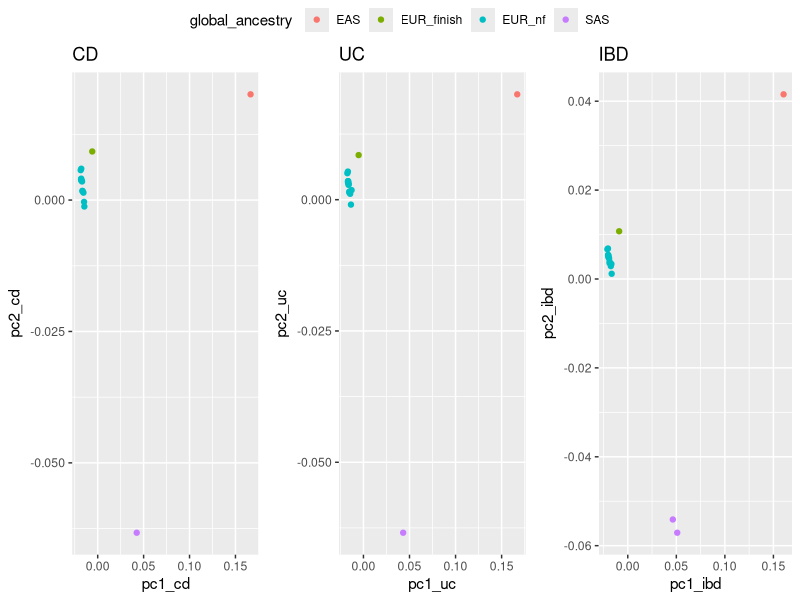

The R script that drew this image:
# Author: Laura Fachal
# Institution: Wellcome Sanger Institute
# ORCID: https://orcid.org/0000-0002-7256-9752
#
# compare results using different PCs for chr22 - CD

# MEM=4000
# bsub -Is -M"$MEM" -R"select[mem>$MEM] rusage[mem=$MEM]" -G your_hpc_group /software/bin/R-4.3.1

library(data.table)
library(ggplot2)
library(ggpubr)

# path_gwas<-"/path/to/ibdgwas/IIBDGC/"

# pc1<-fread(paste(path_gwas,"post_imputation/2022/analysis/metaanalysis/mrmega/output_files/cd/mrmega_eur_eas_sas_tier_2_cd_chr22_pc1.result",sep=""))
# pc2<-fread(paste(path_gwas,"post_imputation/2022/analysis/metaanalysis/mrmega/output_files/cd/mrmega_eur_eas_sas_tier_2_cd_chr22_pc2.result",sep=""))
# pc3<-fread(paste(path_gwas,"post_imputation/2022/analysis/metaanalysis/mrmega/output_files/cd/mrmega_eur_eas_sas_tier_2_cd_chr22_pc3.result",sep=""))
# pc4<-fread(paste(path_gwas,"post_imputation/2022/analysis/metaanalysis/mrmega/output_files/cd/mrmega_eur_eas_sas_tier_2_cd_chr22_pc4.result",sep=""))
# pc5<-fread(paste(path_gwas,"post_imputation/2022/analysis/metaanalysis/mrmega/output_files/cd/mrmega_eur_eas_sas_tier_2_cd_chr22_pc5.result",sep=""))


# for (i in c(1:5)) {
#     print(paste("pc",i,sep=""))

#     tmp<-get(paste("pc",i,sep=""))
#     print(paste("N variants in pc",i,nrow(tmp)))
#     print(paste("N variants with mrmega results in pc",i,nrow(tmp[!is.na(tmp$beta_0),])))
#     print(table(tmp$Ncohort[is.na(tmp$beta_0)]))

#     rm(tmp)

# }

# #[1] "pc1"
# #[1] "N variants in pc 1 597136"
# #[1] "N variants with mrmega results in pc 1 222801"
# #     1      2      3 
# #289809  59257  25269 

# #[1] "pc2"
# #[1] "N variants in pc 2 597136"
# #[1] "N variants with mrmega results in pc 2 208331"
#      1      2      3      4 
# #289809  59257  25269  14470 

# #[1] "pc3"
# #[1] "N variants in pc 3 597136"
# #[1] "N variants with mrmega results in pc 3 198630"
# #     1      2      3      4      5 
# #289809  59257  25269  14470   9701 

# #[1] "pc4"
# #[1] "N variants in pc 4 597136"
# #[1] "N variants with mrmega results in pc 4 191551"
# #     1      2      3      4      5      6 
# #289809  59257  25269  14470   9701   7079 

# #[1] "pc5"
# #[1] "N variants in pc 5 597136"
# #[1] "N variants with mrmega results in pc 5 185111"
# #     1      2      3      4      5      6      7 
# #289809  59257  25269  14470   9701   7079   6440 

# # N variants with an output driven by PC input - only results when studies contributing to snp > pc+2


# # how resutls compare for the variants in all outputs?

# pc5<-pc5[!is.na(pc5$beta_0),]
# colnames(pc5)[2:ncol(pc5)]<-paste(colnames(pc5)[2:ncol(pc5)],"_pc5",sep="")
# pc4<-pc4[which(pc4$MarkerName %in% pc5$MarkerName),]
# colnames(pc4)[2:ncol(pc4)]<-paste(colnames(pc4)[2:ncol(pc4)],"_pc4",sep="")
# pc3<-pc3[which(pc3$MarkerName %in% pc5$MarkerName),]
# colnames(pc3)[2:ncol(pc3)]<-paste(colnames(pc3)[2:ncol(pc3)],"_pc3",sep="")
# pc2<-pc2[which(pc2$MarkerName %in% pc5$MarkerName),]
# colnames(pc2)[2:ncol(pc2)]<-paste(colnames(pc2)[2:ncol(pc2)],"_pc2",sep="")
# pc1<-pc1[which(pc1$MarkerName %in% pc5$MarkerName),]
# colnames(pc1)[2:ncol(pc1)]<-paste(colnames(pc1)[2:ncol(pc1)],"_pc1",sep="")

# pc<-merge(pc1,pc2,by="MarkerName")
# pc<-merge(pc,pc3,by="MarkerName")
# pc<-merge(pc,pc4,by="MarkerName")
# pc<-merge(pc,pc5,by="MarkerName")


# p0<-ggplot(pc, aes(x=-log10(pc$'P-value_association_pc2'), y=-log10(pc$'P-value_association_pc1'))) +
#   geom_point() + geom_abline(intercept = 0, slope = 1,color="blue")

# p1<-ggplot(pc, aes(x=-log10(pc$'P-value_association_pc3'), y=-log10(pc$'P-value_association_pc1'))) +
#   geom_point() + geom_abline(intercept = 0, slope = 1,color="blue")

# p2<-ggplot(pc, aes(x=-log10(pc$'P-value_association_pc4'), y=-log10(pc$'P-value_association_pc1'))) +
#   geom_point() + geom_abline(intercept = 0, slope = 1,color="blue")

# p3<-ggplot(pc, aes(x=-log10(pc$'P-value_association_pc5'), y=-log10(pc$'P-value_association_pc1'))) +
#   geom_point() + geom_abline(intercept = 0, slope = 1,color="blue")

# p<-ggarrange(p0,p1,p2,p3,ncol=4)


# pdf("~/git/IIBDGC_GWAS/mrmega_pvalue_association.pdf",width = 20, height = 5)
#  annotate_figure(p, top = text_grob("P-value association"))
# dev.off()

# p0<-ggplot(pc, aes(x=-log10(pc$'P-value_ancestry_het_pc2'), y=-log10(pc$'P-value_ancestry_het_pc1'))) +
#   geom_point() + geom_abline(intercept = 0, slope = 1,color="blue")

# p1<-ggplot(pc, aes(x=-log10(pc$'P-value_ancestry_het_pc3'), y=-log10(pc$'P-value_ancestry_het_pc1'))) +
#   geom_point() + geom_abline(intercept = 0, slope = 1,color="blue")

# p2<-ggplot(pc, aes(x=-log10(pc$'P-value_ancestry_het_pc4'), y=-log10(pc$'P-value_ancestry_het_pc1'))) +
#   geom_point() + geom_abline(intercept = 0, slope = 1,color="blue")

# p3<-ggplot(pc, aes(x=-log10(pc$'P-value_ancestry_het_pc5'), y=-log10(pc$'P-value_ancestry_het_pc1'))) +
#   geom_point() + geom_abline(intercept = 0, slope = 1,color="blue")

# p<-ggarrange(p0,p1,p2,p3,ncol=4)

# pdf("~/git/IIBDGC_GWAS/mrmega_pvalue_ancestry_het.pdf",width = 15, height = 5)
#  annotate_figure(p, top = text_grob("P-value ancestry Het"))
# dev.off()

# p0<-ggplot(pc, aes(x=-log10(pc$'P-value_residual_het_pc2'), y=-log10(pc$'P-value_residual_het_pc1'))) +
#   geom_point() + geom_abline(intercept = 0, slope = 1,color="blue")

# p1<-ggplot(pc, aes(x=-log10(pc$'P-value_residual_het_pc3'), y=-log10(pc$'P-value_residual_het_pc1'))) +
#   geom_point() + geom_abline(intercept = 0, slope = 1,color="blue")

# p2<-ggplot(pc, aes(x=-log10(pc$'P-value_residual_het_pc4'), y=-log10(pc$'P-value_residual_het_pc1'))) +
#   geom_point() + geom_abline(intercept = 0, slope = 1,color="blue")

# p3<-ggplot(pc, aes(x=-log10(pc$'P-value_residual_het_pc5'), y=-log10(pc$'P-value_residual_het_pc1'))) +
#   geom_point() + geom_abline(intercept = 0, slope = 1,color="blue")

# p<-ggarrange(p0,p1,p2,p3,ncol=4)

# pdf("~/git/IIBDGC_GWAS/mrmega_pvalue_residual_het.pdf",width = 15, height = 5)
#  annotate_figure(p, top = text_grob("P-value residual Het"))
# dev.off()


# ## mds all chr, plus
# vec<-c("0","-0.017557","0.00369821","-0.00216237",
# "1","-0.018128","0.0039589","-0.0011246",
# "2","-0.0178759","0.00596411","0.00487938",
# "3","-0.0185202","0.00568787","0.00804003",
# "4","0.166458","0.0201149","-0.00358016",
# "5","-0.0059465","0.00924409","0.039498",
# "6","-0.0155228","0.00140931","-0.00419584",
# "7","-0.0170316","0.00353529","-0.00227943",
# "8","-0.0166462","0.00174916","-0.00291361",
# "9","-0.0145416","-0.00122709","-0.012414",
# "10","-0.0148536","-0.000347214","-0.00940286",
# "11","-0.017846","0.00372435","-0.000889448",
# "12","0.0424821","-0.0632909","0.0050225",
# "13","-0.01653","0.00170933","-0.0175688",
# "14","-0.0179404","0.00406966","-0.000908843")


# mds<-as.data.frame(matrix(vec,ncol=4,byrow=T))
# colnames(mds)<-c("n","pc1","pc2","pc3")
# mds$studies<-c("affymetrix500_eur","affymetrix6_eur","danish_eur","decode_eur",
# "iibdgc_eas","finngen_eur","gsa_eur","humancoreexome_eur","humanomni1_eur","illumina370_eur","illuminaexome_eur","interval_ibdbioresource_eur","interval_ibdbioresource_sas","quad610_eur","ukbb_eur")

# mds$pc1<-as.numeric(as.character(mds$pc1))
# mds$pc2<-as.numeric(as.character(mds$pc2))
# mds$pc3<-as.numeric(as.character(mds$pc3))

# pdf("~/git/IIBDGC_GWAS/plots/mrmega_mds_pc1_pc2.pdf",width = 8, height = 5)
#  ggplot(mds,aes(x=pc1,y=pc2,color=studies)) + geom_point()
# dev.off()

# pdf("~/git/IIBDGC_GWAS/plots/mrmega_mds_pc1_pc3.pdf",width = 8, height = 5)
#  ggplot(mds,aes(x=pc1,y=pc3,color=studies)) + geom_point()
# dev.off()

# based on results above, two pcs are enough to separate studies by broad continental ancestry, test now per phenotype

# MEM=4000
# bsub -Is -M"$MEM" -R"select[mem>$MEM] rusage[mem=$MEM]" -G your_hpc_group /software/bin/R-4.3.1


library(data.table)
library(ggplot2)
library(ggpubr)

path_gwas<-"/path/to/ibdgwas/IIBDGC/"

# cd<-fread(paste(path_gwas,"post_imputation/2022/analysis/metaanalysis/mrmega/output_files/cd/mrmega_eur_eas_sas_tier_2_cd_allchr_pc2.result",sep=""))
# uc<-fread(paste(path_gwas,"post_imputation/2022/analysis/metaanalysis/mrmega/output_files/cd/mrmega_eur_eas_sas_tier_2_cd_allchr_pc2.result",sep=""))
# ibd<-fread(paste(path_gwas,"post_imputation/2022/analysis/metaanalysis/mrmega/output_files/cd/mrmega_eur_eas_sas_tier_2_cd_allchr_pc2.result",sep=""))


## mds all chr, plus
vec_cd<-c("0","-0.017557","0.00369821",
"1","-0.018128","0.0039589",
"2","-0.0178759","0.00596411",
"3","-0.0185202","0.00568787",
"4","0.166458","0.0201149",
"5","-0.0059465","0.00924409",
"6","-0.0155228","0.00140931",
"7","-0.0170316","0.00353529",
"8","-0.0166462","0.00174916",
"9","-0.0145416","-0.00122709",
"10","-0.0148536","-0.000347214",
"11","-0.017846","0.00372435",
"12","0.0424821","-0.0632909",
"13","-0.01653","0.00170933",
"14","-0.0179404","0.00406966")

vec_ibd<-c("0","-0.0198379","0.00495123",
"1","-0.0200489","0.00539814",
"2","-0.0203912","0.00686363",
"3","-0.0209915","0.00668613",
"4","0.160467"," 0.0415474",
"5","-0.00890562","0.0107364",
"6","-0.0174339","0.00289503",
"7","-0.0192345","0.00465156",
"8","-0.018761","0.00356705",
"9","-0.0195854","0.00480767",
"10","-0.0168369","0.00337431",
"11","-0.016591","0.00117784",
"12","-0.0202293","0.00525734",
"13","0.0464062","-0.0541089",
"14","-0.0186626","0.00389909",
"15","-0.0203002","0.005383",
"16","0.0509369","-0.0570869")

vec_uc<-c("0","-0.0165979","0.00347956",
"1","-0.0165988","0.00352493",
"2","-0.016863","0.00535587",
"3","-0.0174592","0.00504758",
"4","0.16694","0.0200669",
"5","-0.00521471","0.00849603",
"6","-0.0144005","0.00112054",
"7","-0.0159037","0.00299708",
"8","-0.01539"," 0.0013554",
"9","-0.0161813","0.00282403",
"10","-0.0128778","0.00182792",
"11","-0.0135593","-0.000935049",
"12","-0.0167677","0.00322311",
"13","0.0430927","-0.0634233",
"14","-0.0153809","0.00152972",
"15","-0.0168378","0.00350966")

pheno<-c("cd","uc","ibd")

for (ph in pheno) {

  vec<-get(paste("vec_",ph,sep=""))

  if (ph=="cd") {
    mds<-as.data.frame(matrix(vec,ncol=3,byrow=T))
    mds$V2<-as.numeric(as.character(mds$V2))
    mds$V3<-as.numeric(as.character(mds$V3))

    colnames(mds)<-c("n",paste("pc",seq(1:2),"_",ph,sep=""))
    mds$studies<-c("affymetrix500_eur","affymetrix6_eur","danish_eur","decode_eur","iibdgc_eas","finngen_eur","gsa_eur","humancoreexome_eur","humanomni1_eur","illumina370_eur","illuminaexome_eur","interval_ibdbioresource_eur","interval_ibdbioresource_sas","quad610_eur","ukbb_eur")

  } else {

    vec<-get(paste("vec_",ph,sep=""))

    tmp<-as.data.frame(matrix(vec,ncol=3,byrow=T))
    tmp$V2<-as.numeric(as.character(tmp$V2))
    tmp$V3<-as.numeric(as.character(tmp$V3))

    colnames(tmp)<-c("n",paste("pc",seq(1:2),"_",ph,sep=""))

    if(ph=="uc") {
      tmp$studies<-c("affymetrix500_eur","affymetrix6_eur","danish_eur","decode_eur","iibdgc_eas","finngen_eur","gsa_eur","humancoreexome_eur","humanomni1_eur","humanomniexpress_eur","illumina370_eur","illuminaexome_eur","interval_ibdbioresource_eur","interval_ibdbioresource_sas","quad610_eur","ukbb_eur")
    } else {
      tmp$studies<-c("affymetrix500_eur","affymetrix6_eur","danish_eur","decode_eur","iibdgc_eas","finngen_eur","gsa_eur","humancoreexome_eur","humanomni1_eur","humanomniexpress_eur","illumina370_eur","illuminaexome_eur","interval_ibdbioresource_eur","interval_ibdbioresource_sas","quad610_eur","ukbb_eur","ukbb_sas")
    }
    mds<-merge(mds,tmp[,c(2:ncol(tmp))],by="studies",all=T)
  }
  

}

# add global ancestry flag:
mds$global_ancestry<-NA
mds$global_ancestry[grep("_eur",mds$studies)]<-"EUR_nf"
mds$global_ancestry[grep("finngen",mds$studies)]<-"EUR_finish"
mds$global_ancestry[grep("_sas",mds$studies)]<-"SAS"
mds$global_ancestry[grep("_eas",mds$studies)]<-"EAS"

p1<-ggplot(mds,aes(x=pc1_cd,y=pc2_cd,color=global_ancestry)) + geom_point() + ggtitle("CD")
p2<-ggplot(mds,aes(x=pc1_uc,y=pc2_uc,color=global_ancestry)) + geom_point() + ggtitle("UC")
p3<-ggplot(mds,aes(x=pc1_ibd,y=pc2_ibd,color=global_ancestry)) + geom_point() + ggtitle("IBD")

pdf("~/git/IIBDGC_GWAS/plots/mrmega_mds_pc1_pc2_CD_UC_IBD.pdf",width = 15, height = 5,onefile=FALSE)
 ggarrange(p1,p2,p3,ncol=3,common.legend=T,legend=c("top"))
dev.off()



q("no")
